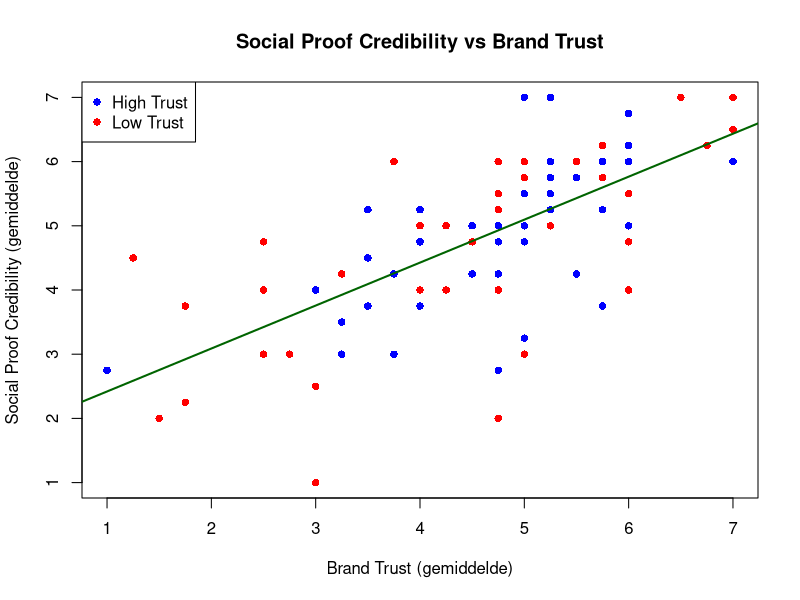

This figure's R source:
# ============================================================
# Analysis: Is Social Proof Credibility dependent on Brand Trust?
# ============================================================
# This script tests whether the credibility of social proof
# (i.e., how believable/trustworthy the "Top Rated" message is)
# depends on the consumer's brand trust.
# ============================================================

library(psych)
library(dplyr)

# ---- 1. Data Import & Cleaning (same as thesis.R) ----
data <- read.csv("data_qualtrics_value.csv")
data <- data[-c(1, 2), ]

data <- data |> rename(
  bt1 = Brand.trust_1, bt2 = Brand.trust_2, bt3 = Brand.trust_3, bt4 = Brand.trust_4,
  sc1 = scarcity.credibility_1, sc2 = scarcity.credibility_2,
  sc3 = scarcity.credibility_3, sc4 = scarcity.credibility_4, sc5 = scarcity.credibility_5,
  sp1 = Socialproof.credibil_1, sp2 = Socialproof.credibil_2,
  sp3 = Socialproof.credibil_3, sp4 = Socialproof.credibil_4, sp5 = Socialproof.credibil_5,
  pi1 = Purchase.intention_1, pi2 = Purchase.intention_2,
  pi3 = Purchase.intention_3, pi4 = Purchase.intention_4, pi5 = Purchase.intention_5,
  familiarity = Product.familiarity
)

data <- data |>
  mutate(across(c(bt1:pi5, Age, Gender, familiarity), ~ suppressWarnings(as.numeric(.))))

# Attention checks
data <- data |>
  filter(
    (cue_type == "scarcity" & !is.na(sc5) & sc5 == 7) |
      (cue_type == "social_proof" & !is.na(sp5) & sp5 == 7)
  )

# Remove incomplete
data <- data |>
  filter(Finished == 1) |>
  filter(!is.na(bt1))

# Compute scale means
data$credibility_mean <- ifelse(
  data$cue_type == "scarcity",
  rowMeans(data[, c("sc1", "sc2", "sc3", "sc4")], na.rm = TRUE),
  rowMeans(data[, c("sp1", "sp2", "sp3", "sp4")], na.rm = TRUE)
)
data$brandtrust_mean <- rowMeans(data[, c("bt1", "bt2", "bt3", "bt4")], na.rm = TRUE)
data$purchaseintent_mean <- rowMeans(data[, c("pi1", "pi2", "pi3", "pi4", "pi5")], na.rm = TRUE)

# ---- 2. Select only Social Proof group ----
sp_data <- data |> filter(cue_type == "social_proof")
cat("========================================\n")
cat("Aantal respondenten in social_proof groep:", nrow(sp_data), "\n")
cat("========================================\n\n")

# ---- 3. Descriptive Statistics ----
cat("=== DESCRIPTIVES: Social Proof Group ===\n")
cat("Brand Trust: M =", round(mean(sp_data$brandtrust_mean, na.rm = TRUE), 2),
    ", SD =", round(sd(sp_data$brandtrust_mean, na.rm = TRUE), 2), "\n")
cat("Social Proof Credibility: M =", round(mean(sp_data$credibility_mean, na.rm = TRUE), 2),
    ", SD =", round(sd(sp_data$credibility_mean, na.rm = TRUE), 2), "\n\n")

# ---- 4. Pearson Correlatie ----
cat("=== CORRELATIE: Brand Trust vs Social Proof Credibility ===\n")
cor_test <- cor.test(sp_data$brandtrust_mean, sp_data$credibility_mean, use = "complete.obs")
cat("Pearson r =", round(cor_test$estimate, 3), "\n")
cat("95% CI: [", round(cor_test$conf.int[1], 3), ", ", round(cor_test$conf.int[2], 3), "]\n")
cat("t(", cor_test$parameter, ") =", round(cor_test$statistic, 2), "\n")
cat("p =", format(cor_test$p.value, scientific = FALSE), "\n\n")

# ---- 5. Lineaire Regressie ----
cat("=== REGRESSIE: Credibility ~ Brand Trust ===\n")
model <- lm(credibility_mean ~ brandtrust_mean, data = sp_data)
summary_model <- summary(model)
print(summary_model)

# Extract key values
beta <- round(coef(model)[2], 3)
p_val <- round(summary_model$coefficients[2, 4], 4)
r2 <- round(summary_model$r.squared, 3)
cat("\n--> Interpretatie:\n")
cat("    Beta (ongestandaardiseerd) =", beta, "\n")
cat("    R-squared =", r2, "\n")
cat("    p =", p_val, "\n")
if (p_val < 0.05) {
  cat("    CONCLUSIE: Brand trust heeft een significant effect op social proof credibility.\n")
} else {
  cat("    CONCLUSIE: Brand trust heeft GEEN significant effect op social proof credibility.\n")
}

# ---- 6. Vergelijking per conditie (low vs high trust) ----
cat("\n=== GEMIDDELDEN PER CONDITIE ===\n")
sp_data |>
  group_by(condition) |>
  summarise(
    n = n(),
    mean_brandtrust = round(mean(brandtrust_mean, na.rm = TRUE), 2),
    sd_brandtrust = round(sd(brandtrust_mean, na.rm = TRUE), 2),
    mean_sp_credibility = round(mean(credibility_mean, na.rm = TRUE), 2),
    sd_sp_credibility = round(sd(credibility_mean, na.rm = TRUE), 2)
  ) |>
  print()

# ---- 7. Independent Samples T-test ----
cat("\n=== T-TEST: Credibility ~ Trust Condition ===\n")
cat("Vergelijkt lowtrust_socialproof vs hightrust_socialproof\n\n")
t_test <- t.test(credibility_mean ~ condition,
  data = sp_data,
  subset = condition %in% c("lowtrust_socialproof", "hightrust_socialproof")
)
print(t_test)

# ---- 8. Visualisatie (optioneel) ----
# Scatterplot met regressielijn
plot(sp_data$brandtrust_mean, sp_data$credibility_mean,
  main = "Social Proof Credibility vs Brand Trust",
  xlab = "Brand Trust (gemiddelde)",
  ylab = "Social Proof Credibility (gemiddelde)",
  col = ifelse(sp_data$condition == "hightrust_socialproof", "blue", "red"),
  pch = 16
)
abline(model, col = "darkgreen", lwd = 2)
legend("topleft",
  legend = c("High Trust", "Low Trust"),
  col = c("blue", "red"), pch = 16
)
